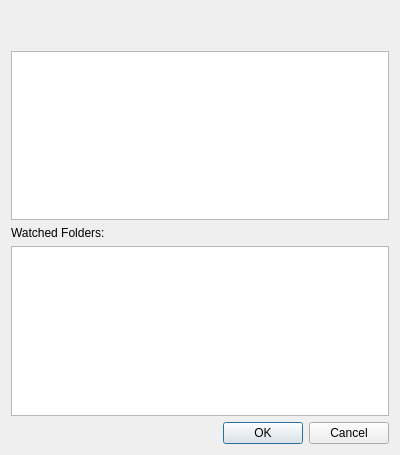
<?xml version="1.0" encoding="UTF-8"?>
<ui version="4.0">
 <class>BlockedModsDialog</class>
 <widget class="QDialog" name="BlockedModsDialog">
  <property name="geometry">
   <rect>
    <x>0</x>
    <y>0</y>
    <width>400</width>
    <height>455</height>
   </rect>
  </property>
  <property name="windowTitle">
   <string notr="true">BlockedModsDialog</string>
  </property>
  <layout class="QVBoxLayout" name="verticalLayout">
   <item>
    <widget class="QLabel" name="labelDescription">
     <property name="text">
      <string notr="true"/>
     </property>
     <property name="textFormat">
      <enum>Qt::RichText</enum>
     </property>
     <property name="wordWrap">
      <bool>true</bool>
     </property>
    </widget>
   </item>
   <item>
    <widget class="QLabel" name="labelExplain">
     <property name="text">
      <string/>
     </property>
     <property name="wordWrap">
      <bool>true</bool>
     </property>
     <property name="openExternalLinks">
      <bool>true</bool>
     </property>
    </widget>
   </item>
   <item>
    <widget class="QTextBrowser" name="textBrowserModsListing">
     <property name="minimumSize">
      <size>
       <width>0</width>
       <height>165</height>
      </size>
     </property>
     <property name="acceptRichText">
      <bool>true</bool>
     </property>
     <property name="openExternalLinks">
      <bool>true</bool>
     </property>
    </widget>
   </item>
   <item>
    <widget class="QLabel" name="labelWatched">
     <property name="sizePolicy">
      <sizepolicy hsizetype="Preferred" vsizetype="Preferred">
       <horstretch>0</horstretch>
       <verstretch>1</verstretch>
      </sizepolicy>
     </property>
     <property name="text">
      <string>Watched Folders:</string>
     </property>
    </widget>
   </item>
   <item>
    <widget class="QTextBrowser" name="textBrowserWatched">
     <property name="sizePolicy">
      <sizepolicy hsizetype="Expanding" vsizetype="Minimum">
       <horstretch>0</horstretch>
       <verstretch>0</verstretch>
      </sizepolicy>
     </property>
     <property name="minimumSize">
      <size>
       <width>0</width>
       <height>16</height>
      </size>
     </property>
     <property name="baseSize">
      <size>
       <width>0</width>
       <height>12</height>
      </size>
     </property>
     <property name="openExternalLinks">
      <bool>true</bool>
     </property>
     <property name="openLinks">
      <bool>false</bool>
     </property>
    </widget>
   </item>
   <item>
    <layout class="QHBoxLayout" name="bottomBoxH">
     <item>
      <widget class="QLabel" name="labelModsFound">
       <property name="text">
        <string/>
       </property>
      </widget>
     </item>
     <item>
      <widget class="QDialogButtonBox" name="buttonBox">
       <property name="orientation">
        <enum>Qt::Horizontal</enum>
       </property>
       <property name="standardButtons">
        <set>QDialogButtonBox::Cancel|QDialogButtonBox::Ok</set>
       </property>
      </widget>
     </item>
    </layout>
   </item>
  </layout>
 </widget>
 <resources/>
 <connections>
  <connection>
   <sender>buttonBox</sender>
   <signal>accepted()</signal>
   <receiver>BlockedModsDialog</receiver>
   <slot>accept()</slot>
   <hints>
    <hint type="sourcelabel">
     <x>199</x>
     <y>425</y>
    </hint>
    <hint type="destinationlabel">
     <x>199</x>
     <y>227</y>
    </hint>
   </hints>
  </connection>
  <connection>
   <sender>buttonBox</sender>
   <signal>rejected()</signal>
   <receiver>BlockedModsDialog</receiver>
   <slot>reject()</slot>
   <hints>
    <hint type="sourcelabel">
     <x>199</x>
     <y>425</y>
    </hint>
    <hint type="destinationlabel">
     <x>199</x>
     <y>227</y>
    </hint>
   </hints>
  </connection>
 </connections>
</ui>
